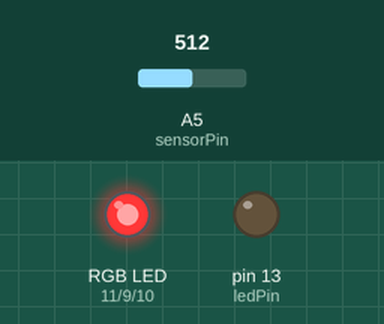
Simulated run of this sketch. Board: Arduino Uno, built with avr-gcc and run on an emulated ATmega328P. Parts: an RGB LED mixed from three pins (HIGH = lit), output pins drawn as LEDs (lit = HIGH). Inputs (shaded band) come from the test bench; at power-on: A5 (sensorPin) = 512.

Above: at 0.1 s.
Timing chart, 0 to 1.6 s (numbered marks = the images above):
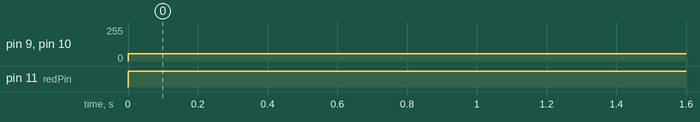

Measured:
- by itself, pin 9 (greenPin), pin 10 (bluePin): 0/255 → 55/255 at 0.00 s
- by itself, pin 11 (redPin): LOW → HIGH at 0.00 s

The sketch:

boredom_wired.ino
```cpp
int ledPin = 13; 	// LED is connected to digital pin 13
int redPin = 11; 	// R petal on RGB LED module connected to digital pin 11
int greenPin = 9; 	// G petal on RGB LED module connected to digital pin 9
int bluePin = 10;   	// B petal on RGB LED module connected to digital pin 10
int sensorPin = A5;
int sensorValue = 0;
int hi = 800;
int low = 400;

void setup()
{
        pinMode(ledPin, OUTPUT); 	// sets the ledPin to be an output
        pinMode(redPin, OUTPUT); 	// sets the redPin to be an output
        pinMode(greenPin, OUTPUT);  	// sets the greenPin to be an output
        pinMode(bluePin, OUTPUT); 	// sets the bluePin to be an input
}

void loop()  	 // run over and over again
{

    // read the light sensor value
  int sensorValue = analogRead(sensorPin);

  sensorValue =  map(sensorValue, low, hi, 1, 4);
  sensorValue = constrain(sensorValue, 1, 4);
  // print the value of the light sensor
  Serial.println(sensorValue);

 if (sensorValue == 1) {
    color(0,200,200);
  }

  if (sensorValue == 2) {
    color(0,200,0);
  }

  if (sensorValue == 3) {
    color(0,200,200);
  }

  if (sensorValue == 4) {
    color(0,200,200);
  }

}

void color (unsigned char red, unsigned char green, unsigned char blue) 	//the color generating function
{
         analogWrite(redPin, 255-red);
         analogWrite(bluePin, 255-blue);
         analogWrite(greenPin, 255-green);
}
```
